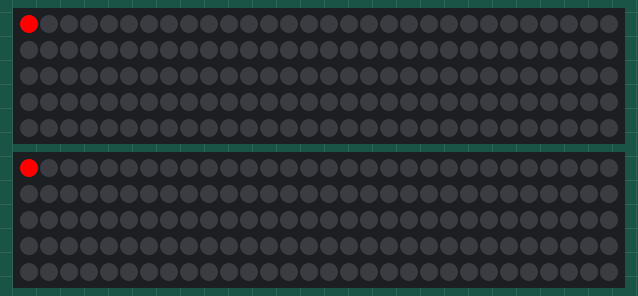
Simulated run of this sketch. Board: Arduino Uno, built with avr-gcc and run on an emulated ATmega328P. Parts: 2 × 150 RGB LEDs in strip order, left to right, continuing on the next row. Dim RGB values are drawn brighter than linear; what the sketch prints to the serial monitor is not drawn.

Above: at 0.16 s.
At 5.14 s:
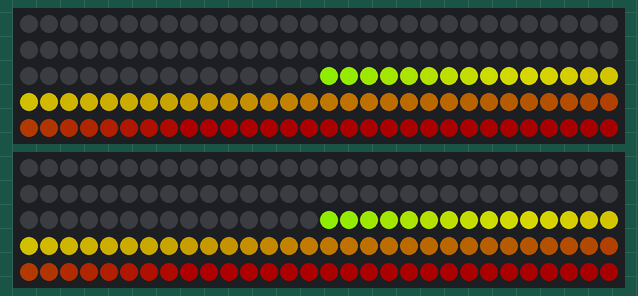
At 10.42 s:
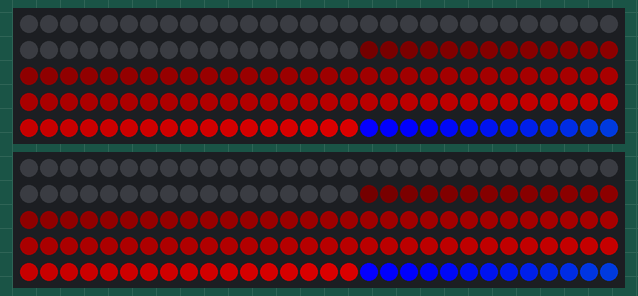
At 19.75 s:
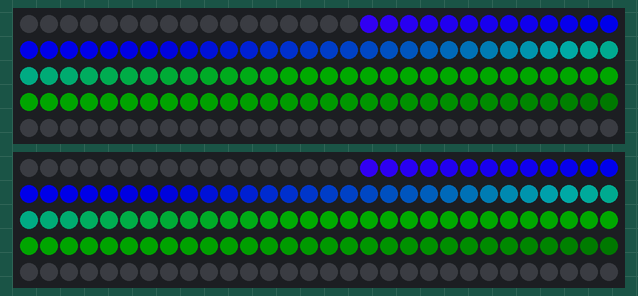
At 30.63 s:
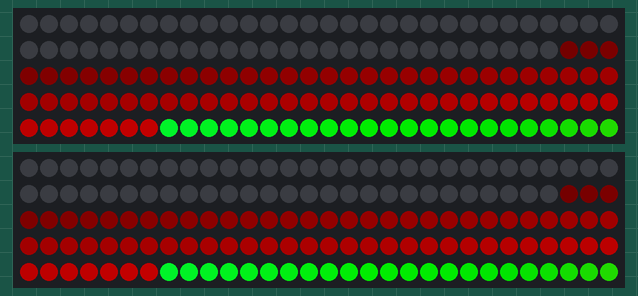
At 39.65 s:
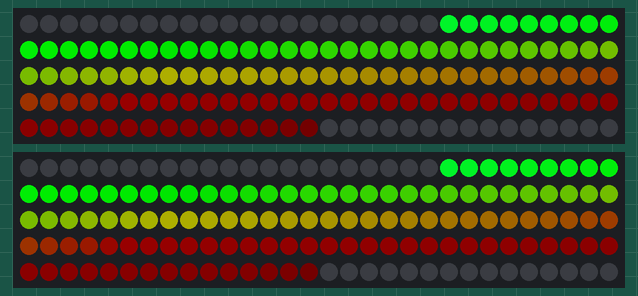

The sketch:

Cylon.ino
```cpp
#include <FastLED.h>
//
//// How many leds in your strip?
//#define NUM_LEDS 150
//
//// For led chips like Neopixels, which have a data line, ground, and power, you just
//// need to define DATA_PIN.  For led chipsets that are SPI based (four wires - data, clock,
//// ground, and power), like the LPD8806, define both DATA_PIN and CLOCK_PIN
//#define DATA_PIN 19
//#define CLOCK_PIN 13
//
//// Define the array of leds
//CRGB leds[NUM_LEDS];


#define NUM_LEDS_PER_STRIP 150
#define NUM_STRIPS 1
#define NUM_RUNS 1
#define LEDtotal (NUM_LEDS_PER_STRIP * NUM_STRIPS * NUM_RUNS)
CRGB leds[LEDtotal];

void setup() {
	Serial.begin(57600);
	Serial.println("resetting");
  	  //FastLED.addLeds<NEOPIXEL, DATA_PIN>(leds, NUM_LEDS);
	//LEDS.addLeds<WS2812,DATA_PIN,RGB>(leds,NUM_LEDS);

  FastLED.addLeds<NUM_STRIPS, WS2813, 19, GRB>(leds, NUM_LEDS_PER_STRIP);
  FastLED.addLeds<NUM_STRIPS, WS2813, 17, GRB>(leds, NUM_LEDS_PER_STRIP);
	//FastLED.setBrightness(40);
}

void fadeall() { for(int i = 0; i < LEDtotal; i++) { leds[i].nscale8(250); } }

void loop() {
	static uint8_t hue = 0;
	Serial.print("x");
	// First slide the led in one direction
	for(int i = 0; i < LEDtotal; i++) {
		// Set the i'th led to red
		leds[i] = CHSV(0, 255, 255);
		// Show the leds
		FastLED.show();
		// now that we've shown the leds, reset the i'th led to black
		// leds[i] = CRGB::Black;
		fadeall();
		// Wait a little bit before we loop around and do it again
		delay(10);
	}
	Serial.print("x");

	// Now go in the other direction.
	for(int i = (LEDtotal)-1; i >= 0; i--) {
		// Set the i'th led to red
		leds[i] = CHSV(hue++, 255, 255);
		// Show the leds
		FastLED.show();
		// now that we've shown the leds, reset the i'th led to black
		// leds[i] = CRGB::Black;
		fadeall();
		// Wait a little bit before we loop around and do it again
		delay(10);
	}
}
```
